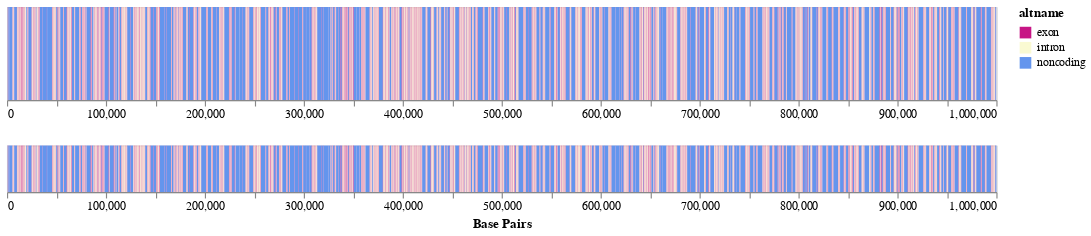

Here is the notebook cell this chart was saved with:
### Markdown cell above
### Interactive Plot
You can use the `review()` function to generate an interactive plot to inspect your chromosome structure further. Draw a region on the bottom plot to view that region in the top plot.

### Code cell
final_chromosome.review("interactive")

### Figure 1 — Vega-Lite specification as saved in the notebook (floating-point values rounded to 4 significant figures; data arrays with more than 128 entries replaced by an {"elided": "..."} marker saying what was removed)
{"config": {"view": {"continuousWidth": 400, "continuousHeight": 300}}, "vconcat": [{"mark": "rect", "encoding": {"color": {"type": "nominal", "field": "altname", "scale": {"domain": ["exon", "intron", "noncoding"], "range": ["mediumvioletred", "lightgoldenrodyellow", "cornflowerblue"]}}, "tooltip": [{"type": "nominal", "field": "type", "title": "Element Type"}, {"type": "nominal", "field": "altname", "title": "Name"}, {"type": "quantitative", "field": "length", "title": "Length"}, {"type": "quantitative", "field": "x1", "title": "Start"}, {"type": "quantitative", "field": "x2", "title": "Stop"}], "x": {"type": "quantitative", "field": "x1", "scale": {"domain": {"selection": "selector001"}}, "title": null}, "x2": {"field": "x2"}, "y": {"type": "quantitative", "axis": null, "field": "y1"}, "y2": {"field": "y2"}}, "height": 80, "selection": {"selector001": {"type": "interval", "encodings": ["x"], "mark": {"fill": "red", "fillOpacity": 0.7}}}, "width": 850}, {"mark": "rect", "encoding": {"color": {"type": "nominal", "field": "altname", "scale": {"domain": ["exon", "intron", "noncoding"], "range": ["mediumvioletred", "lightgoldenrodyellow", "cornflowerblue"]}}, "tooltip": [{"type": "nominal", "field": "type", "title": "Element Type"}, {"type": "nominal", "field": "altname", "title": "Name"}, {"type": "quantitative", "field": "length", "title": "Length"}, {"type": "quantitative", "field": "x1", "title": "Start"}, {"type": "quantitative", "field": "x2", "title": "Stop"}], "x": {"type": "quantitative", "axis": {"title": "Base Pairs"}, "field": "x1"}, "x2": {"field": "x2"}, "y": {"type": "quantitative", "axis": null, "field": "y1"}, "y2": {"field": "y2"}}, "height": 40, "selection": {"selector001": {"type": "interval", "encodings": ["x"], "mark": {"fill": "red", "fillOpacity": 0.7}}}, "width": 850}], "data": {"name": "data-c379d68a62be3a3b599f89b2e5996ffe"}, "$schema": "https://vega.github.io/schema/vega-lite/v4.8.1.json", "datasets": {"data-c379d68a62be3a3b599f89b2e5996ffe": {"elided": "1649 records"}}}
